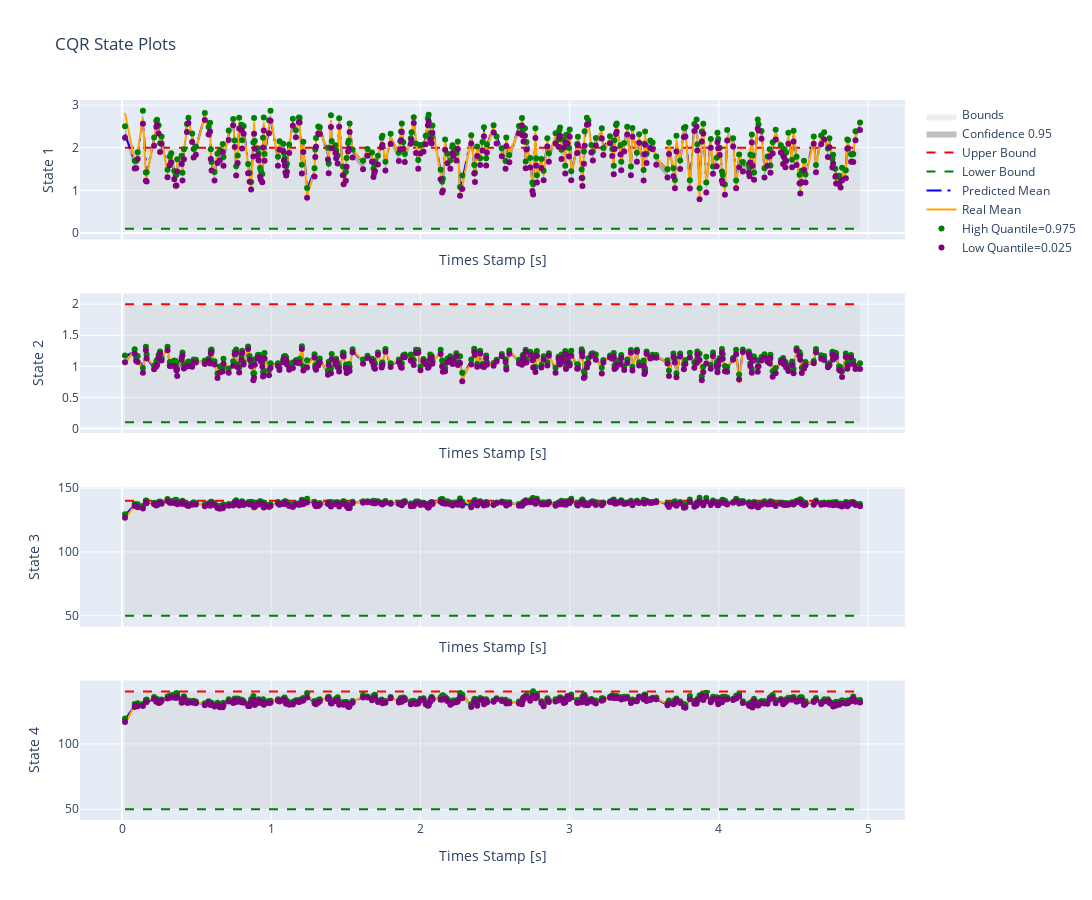

This figure's notebook cell:
### Markdown cell above
This plot is made against test data which till now is untouched.

### Code cell
dm.plot_cqr_error_plotly()

### Figure 1 — Plotly figure (JSON) as saved in the notebook; plotly's stock layout.template omitted (floating-point values rounded to 4 significant figures; data arrays with more than 128 entries replaced by an {"elided": "..."} marker saying what was removed)
{"data": [{"fill": "toself", "fillcolor": "rgba(200, 200, 200, 0.3)", "line": {"color": "rgba(255,255,255,0)"}, "name": "Bounds", "showlegend": true, "type": "scatter", "x": [0.02, 4.945, 4.945, 0.02], "xaxis": "x", "y": [0.1, 0.1, 2, 2], "yaxis": "y"}, {"fill": "toself", "fillcolor": "rgba(128, 128, 128, 0.5)", "line": {"color": "rgba(255,255,255,0)"}, "name": "Confidence 0.95", "showlegend": true, "type": "scatter", "x": {"elided": "600 float values"}, "xaxis": "x", "y": {"elided": "600 float values"}, "yaxis": "y"}, {"line": {"color": "red", "dash": "dash"}, "mode": "lines", "name": "Upper Bound", "showlegend": true, "type": "scatter", "x": {"elided": "300 float values"}, "xaxis": "x", "y": {"elided": "300 int values"}, "yaxis": "y"}, {"line": {"color": "green", "dash": "dash"}, "mode": "lines", "name": "Lower Bound", "showlegend": true, "type": "scatter", "x": {"elided": "300 float values"}, "xaxis": "x", "y": {"elided": "300 float values"}, "yaxis": "y"}, {"line": {"color": "blue", "dash": "longdashdot"}, "mode": "lines", "name": "Predicted Mean", "showlegend": true, "type": "scatter", "x": {"elided": "300 float values"}, "xaxis": "x", "y": {"elided": "300 float values"}, "yaxis": "y"}, {"line": {"color": "orange"}, "mode": "lines", "name": "Real Mean", "showlegend": true, "type": "scatter", "x": {"elided": "300 float values"}, "xaxis": "x", "y": {"elided": "300 float values"}, "yaxis": "y"}, {"marker": {"color": "green", "size": 6}, "mode": "markers", "name": "High Quantile=0.975", "showlegend": true, "type": "scatter", "x": {"elided": "300 float values"}, "xaxis": "x", "y": {"elided": "300 float values"}, "yaxis": "y"}, {"marker": {"color": "purple", "size": 6}, "mode": "markers", "name": "Low Quantile=0.025", "showlegend": true, "type": "scatter", "x": {"elided": "300 float values"}, "xaxis": "x", "y": {"elided": "300 float values"}, "yaxis": "y"}, {"fill": "toself", "fillcolor": "rgba(200, 200, 200, 0.3)", "line": {"color": "rgba(255,255,255,0)"}, "name": "Bounds", "showlegend": false, "type": "scatter", "x": [0.02, 4.945, 4.945, 0.02], "xaxis": "x2", "y": [0.1, 0.1, 2, 2], "yaxis": "y2"}, {"fill": "toself", "fillcolor": "rgba(128, 128, 128, 0.5)", "line": {"color": "rgba(255,255,255,0)"}, "name": "Confidence 0.95", "showlegend": false, "type": "scatter", "x": {"elided": "600 float values"}, "xaxis": "x2", "y": {"elided": "600 float values"}, "yaxis": "y2"}, {"line": {"color": "red", "dash": "dash"}, "mode": "lines", "name": "Upper Bound", "showlegend": false, "type": "scatter", "x": {"elided": "300 float values"}, "xaxis": "x2", "y": {"elided": "300 int values"}, "yaxis": "y2"}, {"line": {"color": "green", "dash": "dash"}, "mode": "lines", "name": "Lower Bound", "showlegend": false, "type": "scatter", "x": {"elided": "300 float values"}, "xaxis": "x2", "y": {"elided": "300 float values"}, "yaxis": "y2"}, {"line": {"color": "blue", "dash": "longdashdot"}, "mode": "lines", "name": "Predicted Mean", "showlegend": false, "type": "scatter", "x": {"elided": "300 float values"}, "xaxis": "x2", "y": {"elided": "300 float values"}, "yaxis": "y2"}, {"line": {"color": "orange"}, "mode": "lines", "name": "Real Mean", "showlegend": false, "type": "scatter", "x": {"elided": "300 float values"}, "xaxis": "x2", "y": {"elided": "300 float values"}, "yaxis": "y2"}, {"marker": {"color": "green", "size": 6}, "mode": "markers", "name": "High Quantile=0.975", "showlegend": false, "type": "scatter", "x": {"elided": "300 float values"}, "xaxis": "x2", "y": {"elided": "300 float values"}, "yaxis": "y2"}, {"marker": {"color": "purple", "size": 6}, "mode": "markers", "name": "Low Quantile=0.025", "showlegend": false, "type": "scatter", "x": {"elided": "300 float values"}, "xaxis": "x2", "y": {"elided": "300 float values"}, "yaxis": "y2"}, {"fill": "toself", "fillcolor": "rgba(200, 200, 200, 0.3)", "line": {"color": "rgba(255,255,255,0)"}, "name": "Bounds", "showlegend": false, "type": "scatter", "x": [0.02, 4.945, 4.945, 0.02], "xaxis": "x3", "y": [50, 50, 140, 140], "yaxis": "y3"}, {"fill": "toself", "fillcolor": "rgba(128, 128, 128, 0.5)", "line": {"color": "rgba(255,255,255,0)"}, "name": "Confidence 0.95", "showlegend": false, "type": "scatter", "x": {"elided": "600 float values"}, "xaxis": "x3", "y": {"elided": "600 float values"}, "yaxis": "y3"}, {"line": {"color": "red", "dash": "dash"}, "mode": "lines", "name": "Upper Bound", "showlegend": false, "type": "scatter", "x": {"elided": "300 float values"}, "xaxis": "x3", "y": {"elided": "300 int values"}, "yaxis": "y3"}, {"line": {"color": "green", "dash": "dash"}, "mode": "lines", "name": "Lower Bound", "showlegend": false, "type": "scatter", "x": {"elided": "300 float values"}, "xaxis": "x3", "y": {"elided": "300 int values"}, "yaxis": "y3"}, {"line": {"color": "blue", "dash": "longdashdot"}, "mode": "lines", "name": "Predicted Mean", "showlegend": false, "type": "scatter", "x": {"elided": "300 float values"}, "xaxis": "x3", "y": {"elided": "300 float values"}, "yaxis": "y3"}, {"line": {"color": "orange"}, "mode": "lines", "name": "Real Mean", "showlegend": false, "type": "scatter", "x": {"elided": "300 float values"}, "xaxis": "x3", "y": {"elided": "300 float values"}, "yaxis": "y3"}, {"marker": {"color": "green", "size": 6}, "mode": "markers", "name": "High Quantile=0.975", "showlegend": false, "type": "scatter", "x": {"elided": "300 float values"}, "xaxis": "x3", "y": {"elided": "300 float values"}, "yaxis": "y3"}, {"marker": {"color": "purple", "size": 6}, "mode": "markers", "name": "Low Quantile=0.025", "showlegend": false, "type": "scatter", "x": {"elided": "300 float values"}, "xaxis": "x3", "y": {"elided": "300 float values"}, "yaxis": "y3"}, {"fill": "toself", "fillcolor": "rgba(200, 200, 200, 0.3)", "line": {"color": "rgba(255,255,255,0)"}, "name": "Bounds", "showlegend": false, "type": "scatter", "x": [0.02, 4.945, 4.945, 0.02], "xaxis": "x4", "y": [50, 50, 140, 140], "yaxis": "y4"}, {"fill": "toself", "fillcolor": "rgba(128, 128, 128, 0.5)", "line": {"color": "rgba(255,255,255,0)"}, "name": "Confidence 0.95", "showlegend": false, "type": "scatter", "x": {"elided": "600 float values"}, "xaxis": "x4", "y": {"elided": "600 float values"}, "yaxis": "y4"}, {"line": {"color": "red", "dash": "dash"}, "mode": "lines", "name": "Upper Bound", "showlegend": false, "type": "scatter", "x": {"elided": "300 float values"}, "xaxis": "x4", "y": {"elided": "300 int values"}, "yaxis": "y4"}, {"line": {"color": "green", "dash": "dash"}, "mode": "lines", "name": "Lower Bound", "showlegend": false, "type": "scatter", "x": {"elided": "300 float values"}, "xaxis": "x4", "y": {"elided": "300 int values"}, "yaxis": "y4"}, {"line": {"color": "blue", "dash": "longdashdot"}, "mode": "lines", "name": "Predicted Mean", "showlegend": false, "type": "scatter", "x": {"elided": "300 float values"}, "xaxis": "x4", "y": {"elided": "300 float values"}, "yaxis": "y4"}, {"line": {"color": "orange"}, "mode": "lines", "name": "Real Mean", "showlegend": false, "type": "scatter", "x": {"elided": "300 float values"}, "xaxis": "x4", "y": {"elided": "300 float values"}, "yaxis": "y4"}, {"marker": {"color": "green", "size": 6}, "mode": "markers", "name": "High Quantile=0.975", "showlegend": false, "type": "scatter", "x": {"elided": "300 float values"}, "xaxis": "x4", "y": {"elided": "300 float values"}, "yaxis": "y4"}, {"marker": {"color": "purple", "size": 6}, "mode": "markers", "name": "Low Quantile=0.025", "showlegend": false, "type": "scatter", "x": {"elided": "300 float values"}, "xaxis": "x4", "y": {"elided": "300 float values"}, "yaxis": "y4"}], "layout": {"height": 900, "showlegend": true, "title": {"text": "CQR State Plots"}, "width": 1600, "xaxis": {"anchor": "y", "domain": [0, 1], "matches": "x4", "showticklabels": false, "title": {"text": "Times Stamp [s]"}}, "xaxis2": {"anchor": "y2", "domain": [0, 1], "matches": "x4", "showticklabels": false, "title": {"text": "Times Stamp [s]"}}, "xaxis3": {"anchor": "y3", "domain": [0, 1], "matches": "x4", "showticklabels": false, "title": {"text": "Times Stamp [s]"}}, "xaxis4": {"anchor": "y4", "domain": [0, 1], "title": {"text": "Times Stamp [s]"}}, "yaxis": {"anchor": "x", "domain": [0.8063, 1], "title": {"text": " State 1"}}, "yaxis2": {"anchor": "x2", "domain": [0.5375, 0.7312], "title": {"text": " State 2"}}, "yaxis3": {"anchor": "x3", "domain": [0.2687, 0.4625], "title": {"text": " State 3"}}, "yaxis4": {"anchor": "x4", "domain": [0, 0.1938], "title": {"text": " State 4"}}}}
